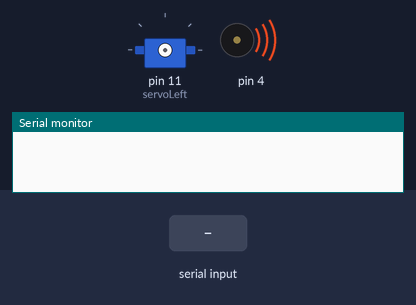
Recording of a sketch running on a simulated Arduino Uno, built with avr-gcc and run on an emulated ATmega328P. Parts: servo, buzzer (waves = sounding), the last lines printed to the serial monitor. The inputs (shaded band) are chosen by the test bench.

Above: at 0.1 s.
At 2.2 s:
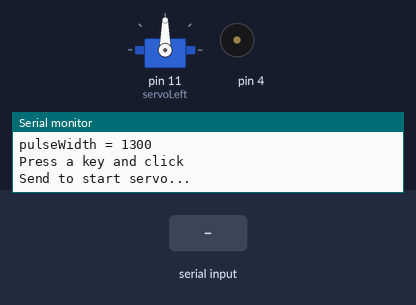
2.3 s: "1" received over Serial
At 3.2 s:
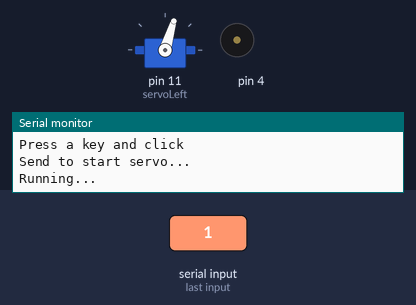
Timing chart, 0 to 9.8 s (numbered marks = the images above; inputs shaded):
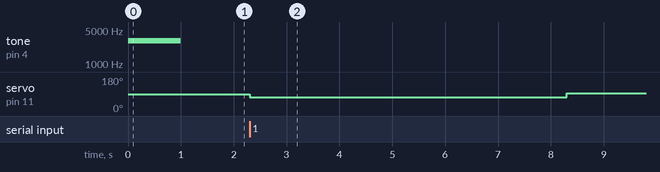

The sketch:

TestServoSpeedRight_dle.ino
```cpp
/*
 Robotics with the BOE Shield – TestServoSpeed
 Send a character from the Serial Monitor to the Arduino to make it run the
 left servo for 6 seconds.  Starts with 1375 us pulses and increases by
 25 us with each repetition, up to 1625 us.  This sketch is useful for
 graphing speed vs. pulse width.
 */

#include <Servo.h>                           // Include servo library

Servo servoLeft;                             // Declare left servo signal
Servo servoRight;                            // Declare right servo signal

void setup()                                 // Built in initialization block
{
  tone(4, 3000, 1000);                       // Play tone for 1 second
  delay(1000);                               // Delay to finish tone

  Serial.begin(9600);                        // Set data rate to 9600 bps
  servoLeft.attach(11);                      // Attach left signal to P11
}

void loop()                                  // Main loop auto-repeats
{

  // Loop counts with pulseWidth from 1375 to 1625 in increments of 25.

  for(int pulseWidth = 1300; pulseWidth <= 1700; pulseWidth += 25)
  {
    Serial.print("pulseWidth = ");           // Display pulseWidth value
    Serial.println(pulseWidth);
    Serial.println("Press a key and click"); // User prompt
    Serial.println("Send to start servo...");

    while(Serial.available() == 0);          // Wait for character
    Serial.read();                           // Clear character

    Serial.println("Running...");
    servoLeft.writeMicroseconds(pulseWidth); // Pin 11 servo speed = pulse
    delay(6000);                             // ..for 6 seconds
    servoLeft.writeMicroseconds(1500);       // Pin 11 servo speed = stop
  }
}
```

Measured:
- after the input at 2.3 s, servo on pin 11 (servoLeft): 90° → 73° at once, → 93° 6.0 s later
